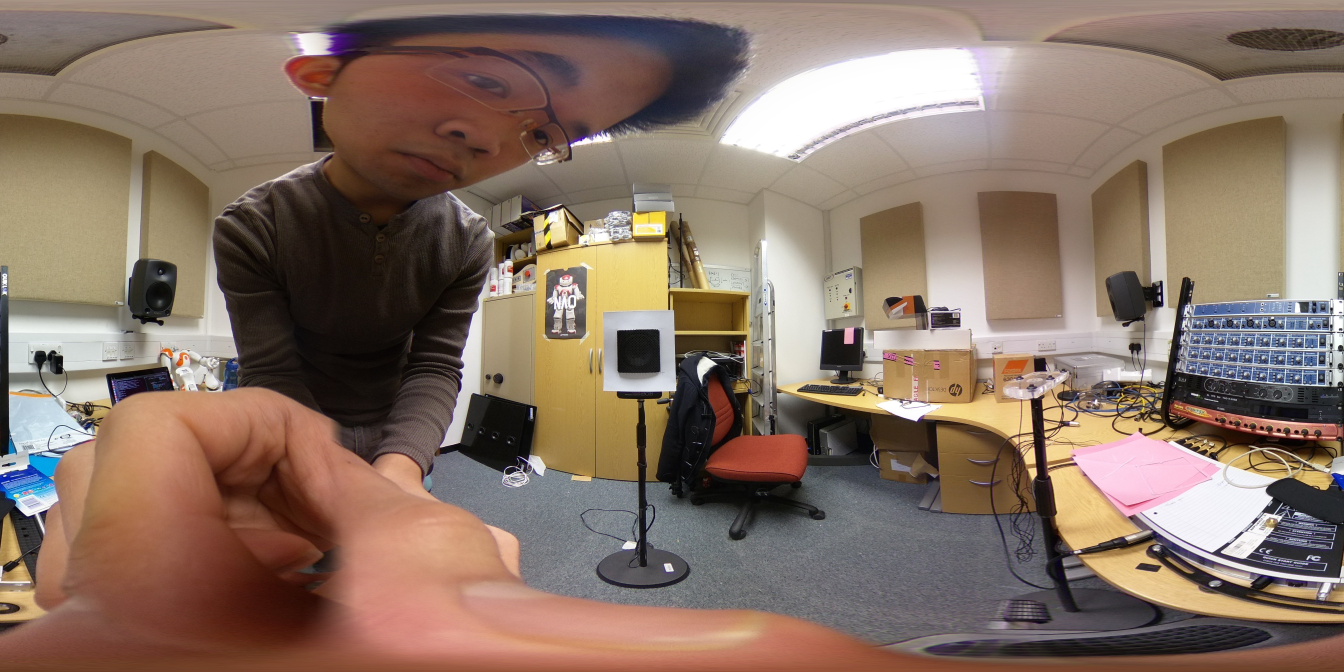
#> input picture deprecated/mapping_images/0.JPG, 5376 x 2688 px (shown at 1/4 size)
$ python main.py
#> lines starting #> are read from the running program, lines starting #| are printed output that depends on the picture
import toolbox as tb
import numpy as np
import cv2

# Input Image:
img = cv2.imread('mapping_images/0.JPG', 1)
#> img is the input picture: shape (2688, 5376, 3); mean B, G, R 101.8, 115.1, 135.9
img2 = cv2.imread('mapping_images/30.JPG', 1)
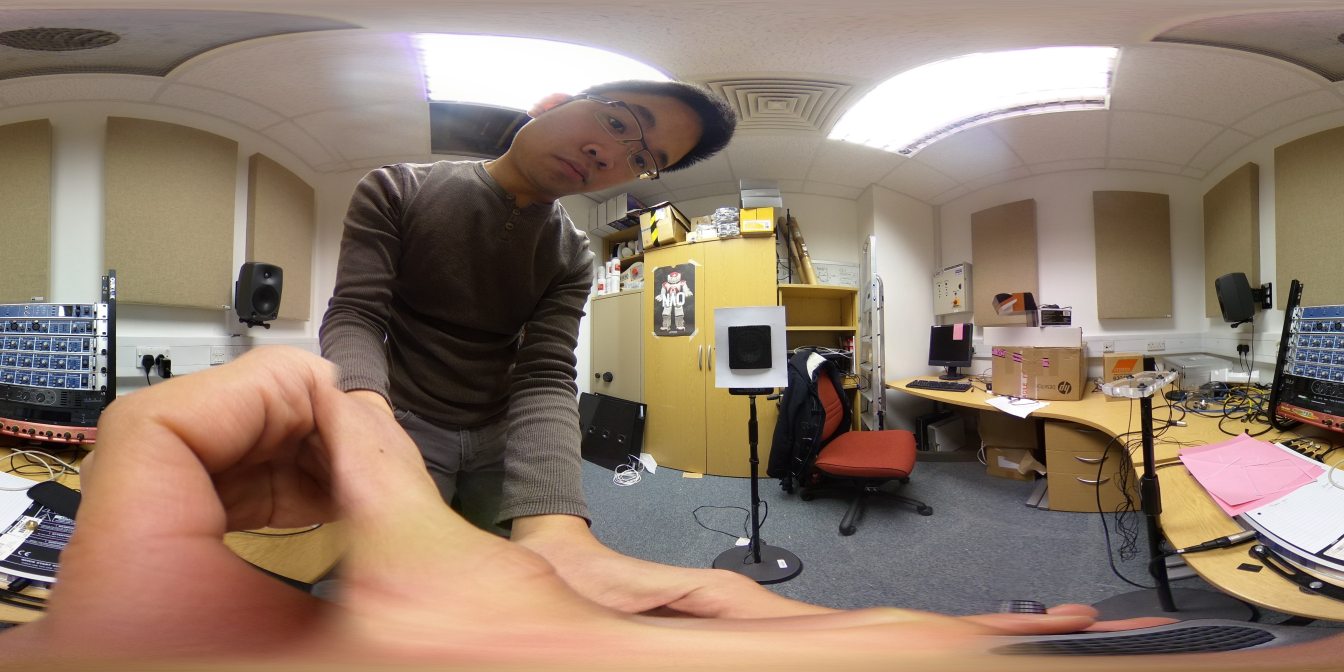
#> input picture deprecated/mapping_images/30.JPG, 5376 x 2688 px (shown at 1/4 size)
#> img2 is the input picture: shape (2688, 5376, 3); mean B, G, R 108.8, 124.2, 143.9
img3 = cv2.imread('mapping_images/60.JPG', 1)
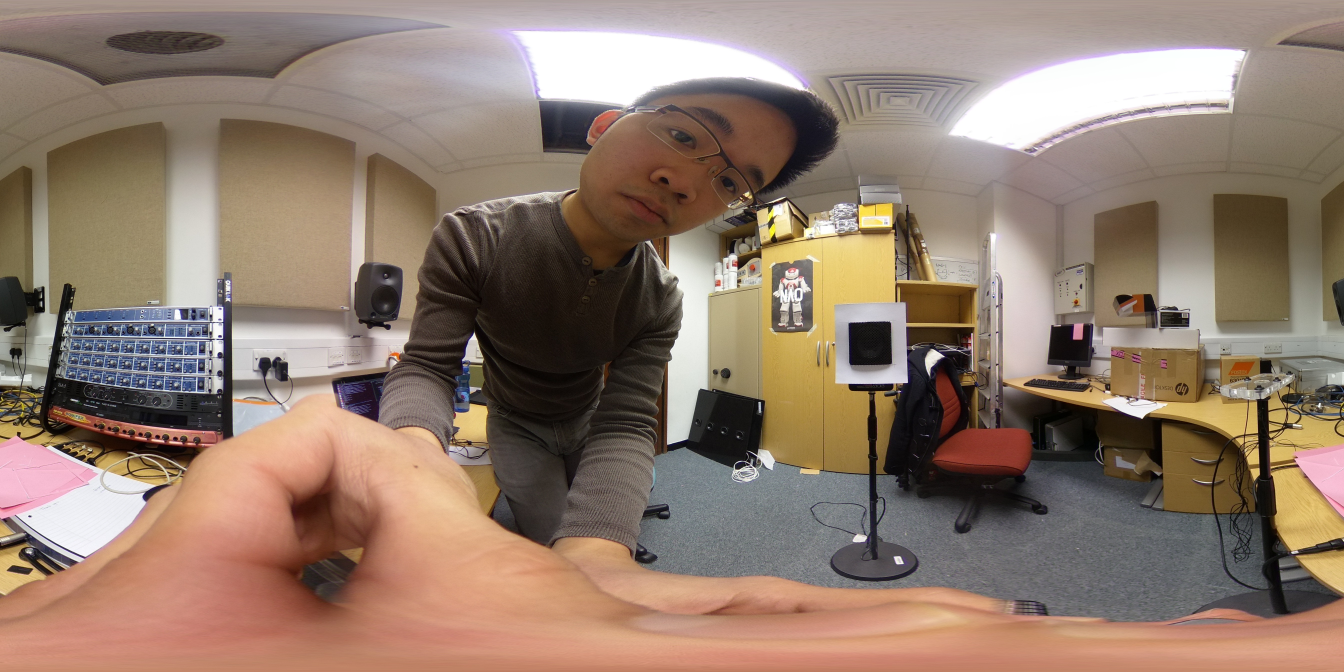
#> input picture deprecated/mapping_images/60.JPG, 5376 x 2688 px (shown at 1/4 size)
#> img3 is the input picture: shape (2688, 5376, 3); mean B, G, R 109.5, 124.1, 145.3
img4 = cv2.imread('mapping_images/90.JPG', 1)
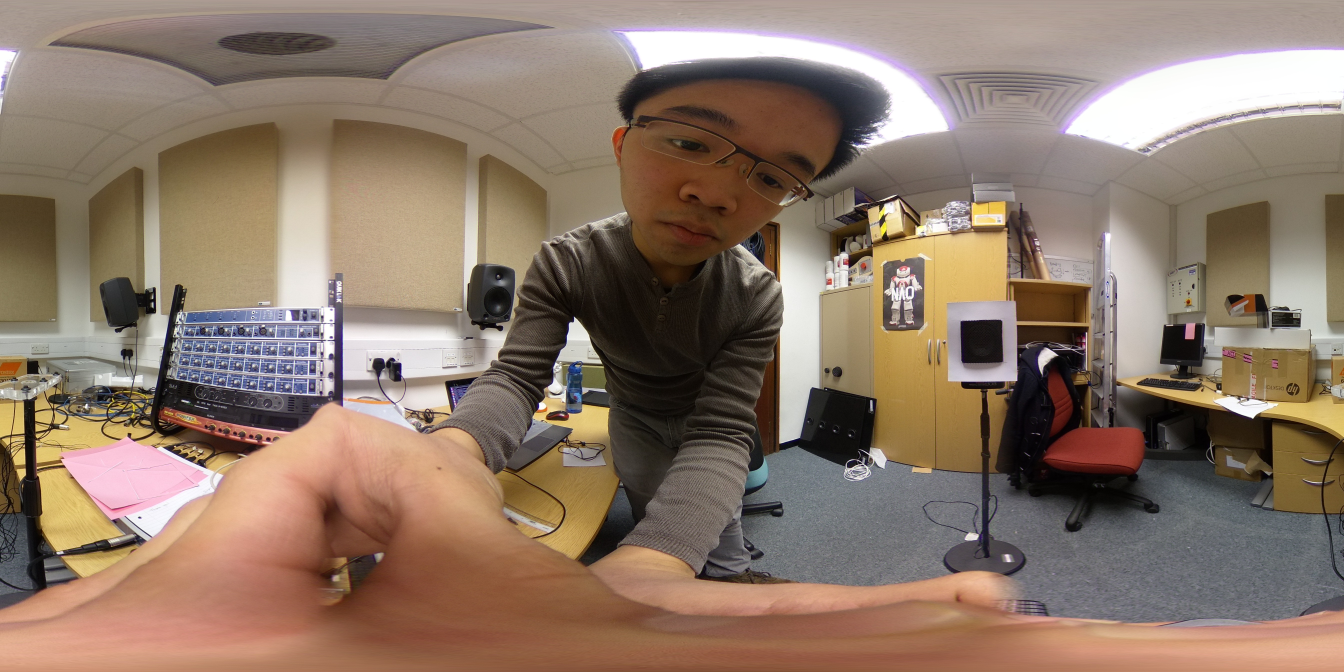
#> input picture deprecated/mapping_images/90.JPG, 5376 x 2688 px (shown at 1/4 size)
#> img4 is the input picture: shape (2688, 5376, 3); mean B, G, R 105.3, 120.7, 141.2
img5 = cv2.imread('mapping_images/120.JPG', 1)
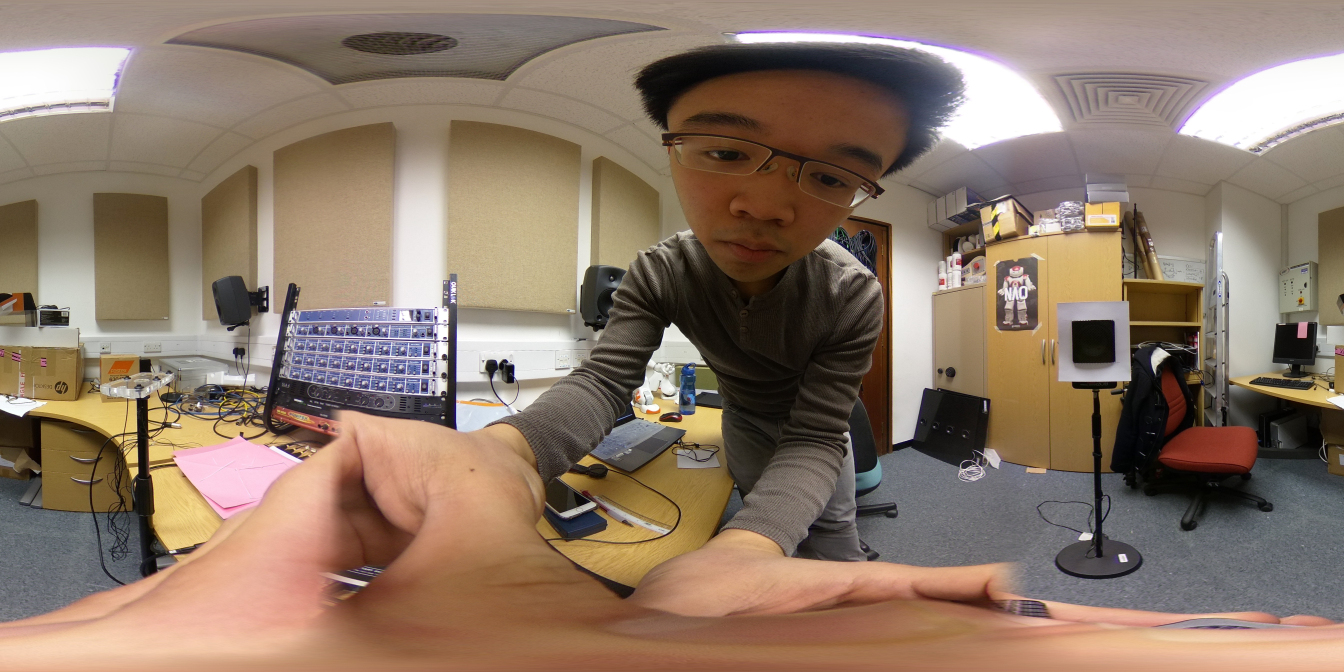
#> input picture deprecated/mapping_images/120.JPG, 5376 x 2688 px (shown at 1/4 size)
#> img5 is the input picture: shape (2688, 5376, 3); mean B, G, R 104.9, 120.9, 141.2
img6 = cv2.imread('mapping_images/150.JPG', 1)
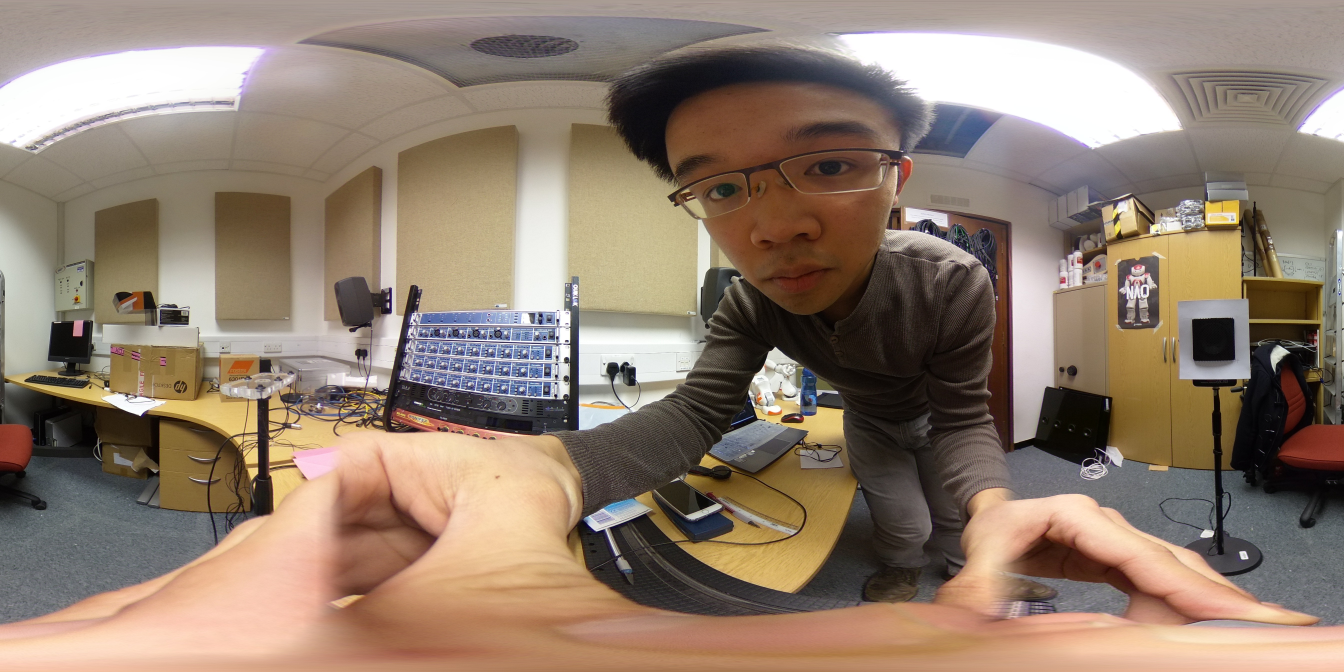
#> input picture deprecated/mapping_images/150.JPG, 5376 x 2688 px (shown at 1/4 size)
#> img6 is the input picture: shape (2688, 5376, 3); mean B, G, R 111.4, 127.2, 145.7
img7 = cv2.imread('mapping_images/180.JPG', 1)
img8 = cv2.imread('mapping_images/210.JPG', 1)
img9 = cv2.imread('mapping_images/240.JPG', 1)
img10 = cv2.imread('mapping_images/270.JPG', 1)
img11 = cv2.imread('mapping_images/300.JPG', 1)
img12 = cv2.imread('mapping_images/330.JPG', 1)

#> (the run stopped early here; a loop or call above may not have finished)
